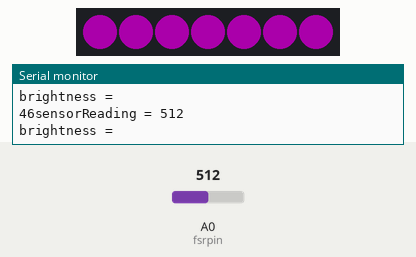
Bench run of a sketch on a simulated Arduino Uno, built with avr-gcc and run on an emulated ATmega328P. Parts: 7 RGB LEDs in strip order, left to right, the last lines printed to the serial monitor. The test bench sets the inputs (shaded band); at power-on: A0 (fsrpin) = 512. Dim RGB values are drawn brighter than linear.

Above: at 1.2 s.
1.3 s: A0 (fsrpin) set to 45
At 2.4 s:
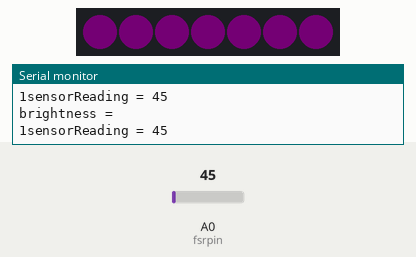
2.8 s: A0 (fsrpin) set to 37
At 4.0 s:
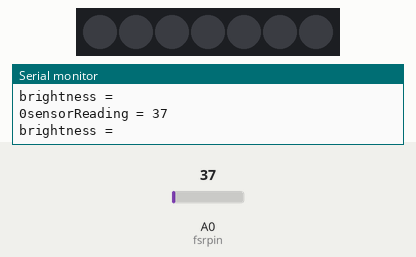
4.3 s: A0 (fsrpin) set to 122
At 5.2 s:
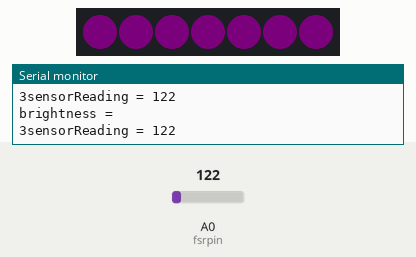
5.8 s: A0 (fsrpin) set to 265
At 7.0 s:
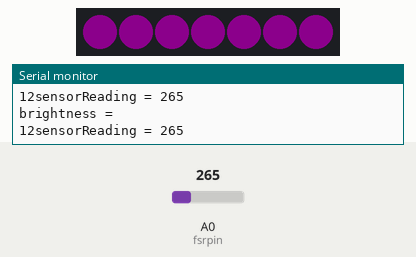
7.3 s: A0 (fsrpin) set to 0
At 8.8 s:
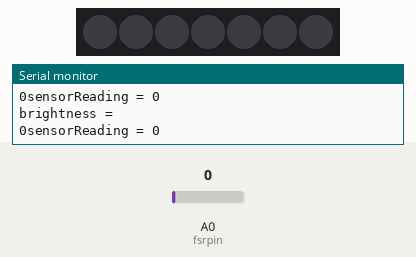
Timing chart, 0 to 9.8 s (numbered marks = the images above; inputs shaded):
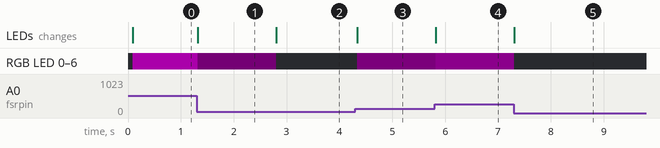

Measured:
- the behaviour switches between 41 and 40 on A0 (fsrpin) (found by bisection; images 1 and 2)
- after the input at 1.3 s, RGB LED 0–6: RGB(46, 0, 46) → RGB(1, 0, 1) at once; the LEDs: change at once (image 1)
- after the input at 2.8 s, RGB LED 0–6: RGB(1, 0, 1) → off at once; the LEDs: change at once (image 2)
- after the input at 4.3 s, RGB LED 0–6: off → RGB(3, 0, 3) at once; the LEDs: change at once (image 3)
- after the input at 5.8 s, RGB LED 0–6: RGB(3, 0, 3) → RGB(12, 0, 12) at once; the LEDs: change at once (image 4)
- after the input at 7.3 s, RGB LED 0–6: RGB(12, 0, 12) → off at once; the LEDs: change at once (image 5)

The sketch:

NeopixelJewel_fsr.ino
```cpp
/*neopixel jewel fade in to turn on & fade out to turn off
  contolled by press the button
  fade curves :CIE
*/

int currentLevel1 = 1; // current light level
int change = 1;       // change each time you fade
byte cie1931[256];    // pre-calculated PWM levels


const int ledPin =  3;


#define fsrpin A0
int sensorReading ;


#include <Adafruit_NeoPixel.h>
#ifdef __AVR__
#include <avr/power.h>
#endif

#define PIN    6
#define NUMPIXELS  7

Adafruit_NeoPixel strip(NUMPIXELS, PIN, NEO_GRB + NEO_KHZ800);

//first” is the index of the first pixel to fill
// “count” is the number of pixels to fill. Must be a positive value.
int first = 0;
int count = 7;

void setup() {
  //Input or output?


  strip.begin();
  strip.show(); // Initialize all pixels to 'off'

  // pre-calculate the PWM levels from CIE1931 formulas:
  fillCIETable();
  Serial.begin(9600);
}

void loop() {

  uint32_t fire = strip.Color(255, 0, 255);

  sensorReading = analogRead(fsrpin);
  Serial.print("sensorReading = ");
  Serial.print(sensorReading);
  Serial.println();

  int currentLevel1 = map(sensorReading, 0, 1023, 0, 255);
  Serial.println("brightness = ");
  Serial.print(cie1931[currentLevel1]);


strip.setBrightness(cie1931[currentLevel1]);
      strip.fill(fire, 0, 7);
      strip.show();
  delay(50);
}
  void fillCIETable() {
    /*
      For CIE, the following formulas have  Y as luminance, and
      Yn is the luminance of a white reference (basically, max luminance).
      This assumes a perceived lightness value L* between 0 and 100,
      and  a luminance value Y of 0-1.0.
      if L* > 8:  Y = ((L* + 16) / 116)^3 * Yn
      if L* <= 8: Y = L* *903.3 * Yn
    */
    // set the range of values:
    float maxValue = 255;
    // scaling factor to convert from 0-100 to 0-maxValue:
    float scalingFactor = 100 / maxValue;
    // luminance value:
    float Y = 0.0;

    // iterate over the array and calculate the right value for it:
    for (int l = 0; l <= maxValue; l++) {
      // you need to scale L from a 0-255 range to a 0-100 range:
      float lScaled = float(l) * scalingFactor;
      if ( lScaled <= 8 ) {
        Y = (lScaled / 903.3);
      } else {
        float foo = (lScaled + 16) / 116.0;
        Y = pow(foo, 3);
      }
      // multiply to get 0-maxValue, and fill in the table:
      cie1931[l] = Y * maxValue;
    }
  }
```
